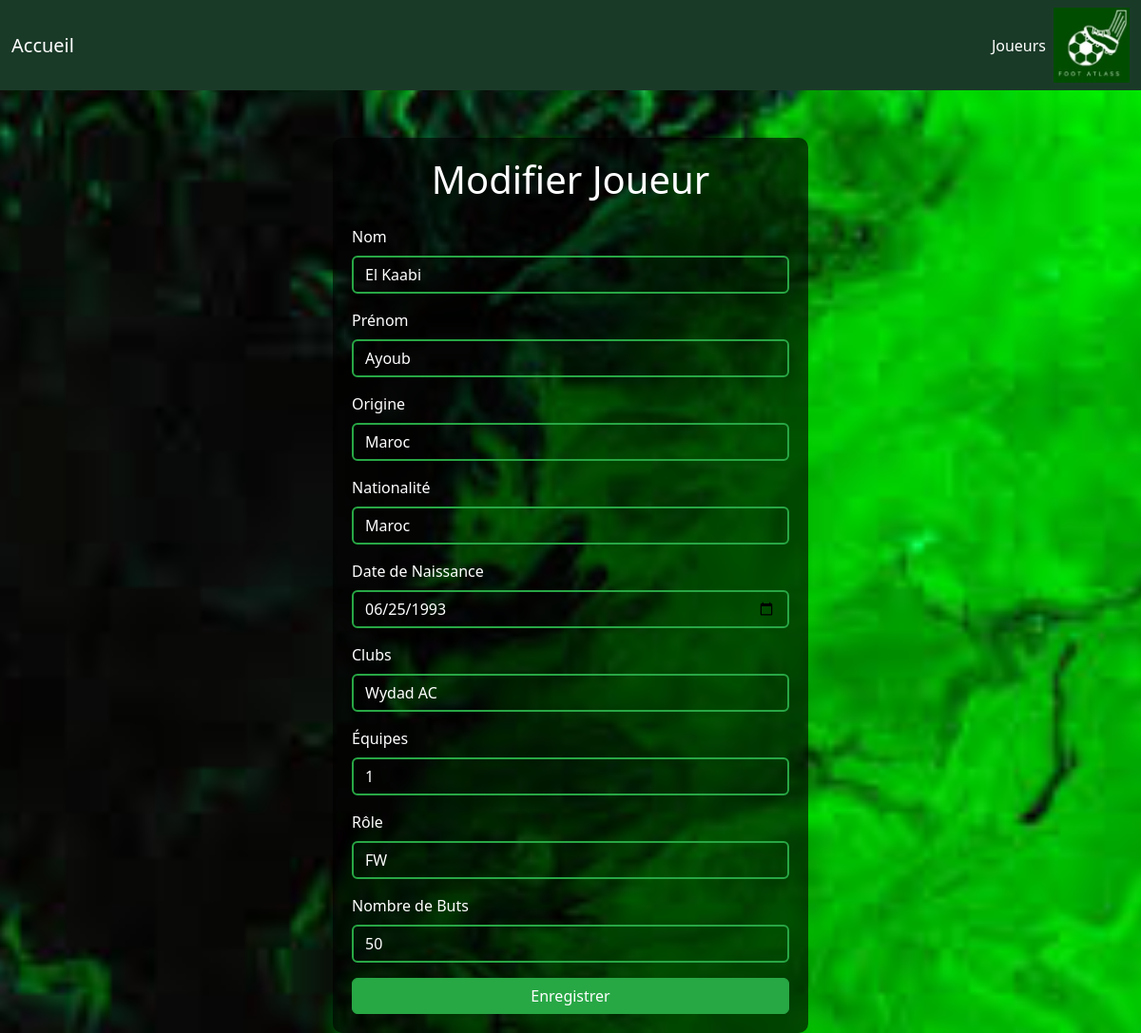
The app's page /pages/modifier_joueur.php?id=11 with its own data.
### tables this page shows
CREATE TABLE IF NOT EXISTS `joueurs` (
  `id` int NOT NULL AUTO_INCREMENT,
  `nom` varchar(100) NOT NULL,
  `role` varchar(50) DEFAULT NULL,
  `age` int DEFAULT NULL,
  `equipes` int DEFAULT NULL,
  `prenom` varchar(100) DEFAULT NULL,
  `origine` varchar(100) DEFAULT NULL,
  `nationalite` varchar(100) DEFAULT NULL,
  `date_naissance` date DEFAULT NULL,
  `clubs` text,
  `goals` int DEFAULT NULL,
  `moyenne_note` decimal(3,1) NOT NULL DEFAULT '1.0',
  PRIMARY KEY (`id`),
  KEY `equipe_id` (`equipes`)
);

### pages/modifier_joueur.php (the view, shortened to what this page needs)
<?php
include "../config/db.php";
$id = (int) $_GET['id'];
$joueur = $pdo->prepare("SELECT * FROM joueurs WHERE id = ?");
$joueur->execute([$id]);
$joueur = $joueur->fetch();
?>
<!DOCTYPE html>
<html lang="fr">
<head>
    <link href="https://cdn.jsdelivr.net/npm/bootstrap@5.3.0/dist/css/bootstrap.min.css" rel="stylesheet">
</head>
<body>
    <nav class="navbar navbar-expand-lg navbar-custom">
        <div class="container-fluid">
            <a class="navbar-brand" href="index.php">Accueil</a>
            <div class="collapse navbar-collapse">
                <ul class="navbar-nav ms-auto">
                    <li class="nav-item">
                        <a class="nav-link" href="joueurs.php">Joueurs</a>
                    </li>
                </ul>
                <img src="../assets/images/logo.jpg" alt="Connexion" id="login-btn" style="  width: 80px;">
            </div>
        </div>
    </nav>
    <div class="container">
        <h1 class="text-center">Modifier Joueur</h1>
        <form method="POST" class="mt-4">
            <div class="mb-3">
                <label class="form-label">Nom</label>
                <input type="text" name="nom" class="form-control" value="<?= htmlspecialchars($joueur['nom']) ?>" required>
            </div>
            <div class="mb-3">
                <label class="form-label">Prénom</label>
                <input type="text" name="prenom" class="form-control" value="<?= htmlspecialchars($joueur['prenom']) ?>" required>
            </div>
            <div class="mb-3">
                <label class="form-label">Origine</label>
                <input type="text" name="origine" class="form-control" value="<?= htmlspecialchars($joueur['origine']) ?>">
            </div>
            <div class="mb-3">
                <label class="form-label">Nationalité</label>
                <input type="text" name="nationalite" class="form-control" value="<?= htmlspecialchars($joueur['nationalite']) ?>">
            </div>
            <div class="mb-3">
                <label class="form-label">Date de Naissance</label>
                <input type="date" name="date_naissance" class="form-control" value="<?= htmlspecialchars($joueur['date_naissance']) ?>">
            </div>
            <div class="mb-3">
                <label class="form-label">Clubs</label>
                <input type="text" name="clubs" class="form-control" value="<?= htmlspecialchars($joueur['clubs']) ?>">
            </div>
            <div class="mb-3">
                <label class="form-label">Équipes</label>
                <input type="text" name="equipes" class="form-control" value="<?= htmlspecialchars($joueur['equipes']) ?>">
            </div>
            <div class="mb-3">
                <label class="form-label">Rôle</label>
                <input type="text" name="role" class="form-control" value="<?= htmlspecialchars($joueur['role']) ?>">
            </div>
            <div class="mb-3">
                <label class="form-label">Nombre de Buts</label>
                <input type="number" name="goals" class="form-control" value="<?= htmlspecialchars($joueur['goals']) ?>">
            </div>
            <button type="submit" class="btn btn-success w-100">Enregistrer</button>
        </form>
    </div>
</body>
</html>

### pages/modifier_joueur.php (style rules this page uses)
body { background: url('../assets/images/img1.jpeg.jpg') no-repeat center center fixed; background-size: cover; color: white; }
.container { background: rgba(0, 0, 0, 0.6); padding: 20px; border-radius: 10px; max-width: 500px; margin-top: 50px; }
.form-control { background: transparent; border: 2px solid #28a745; color: white; }
.btn-success { background-color: #28a745; border-color: #28a745; }
.navbar-custom { background-color: #1a3a28; }
.navbar-custom .navbar-brand, .navbar-custom .nav-link { color: white; }

### records on screen
joueurs: nom "El Kaabi", prenom "Ayoub", origine "Maroc", nationalite "Maroc", date_naissance "06/25/1993", clubs "Wydad AC", equipes "1", role "FW", goals "50"
